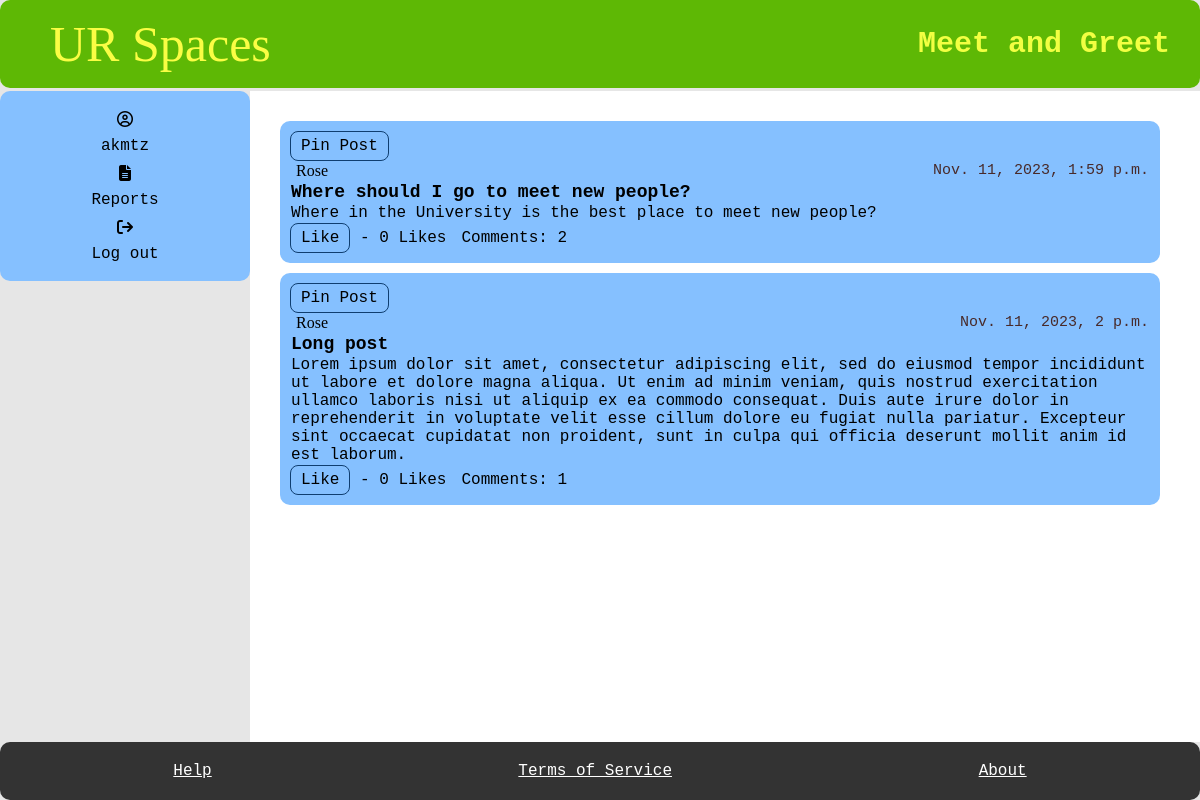
The page /subforum/meet-and-greet/ (signed in) on the database as committed earlier.
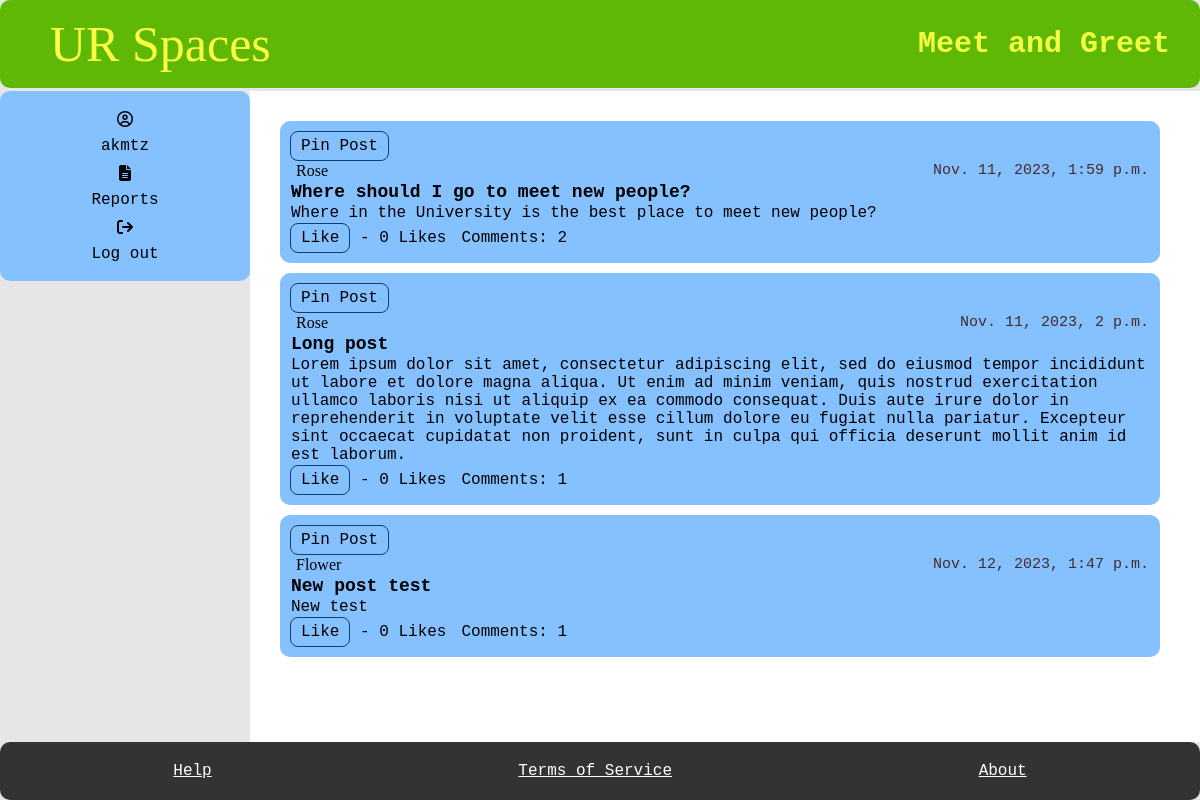
The same page on the database as committed later.
### myapp/models.py (models this page shows, shortened)
class Posts(models.Model):
    User_ID = models.ForeignKey(Student, on_delete=models.CASCADE)
    SubForum_ID = models.ForeignKey(SubForum, default= 1, on_delete=models.CASCADE)
    post_name = models.TextField(max_length=400)
    contents = models.TextField()
    count_likes = models.IntegerField(default=0, blank=True, )
    locked = models.BooleanField(default=False)
    pin = models.BooleanField(default=False)
    reported = models.BooleanField(default=False)
    post_date = models.DateTimeField(auto_now_add=True)
    slug = models.SlugField(max_length=400, unique=True, blank=True)
    likes = models.ManyToManyField(User, related_name="post_like")
    def total_likes(self):
        return self.likes.count()
    def get_url(self):
        return reverse("posts", kwargs={
            "slug":self.slug
        })
    @property
    def num_comments(self):
        return Comment.objects.filter(Post_ID = self, User_ID__banned =False).count()

class Student(models.Model):
    User_ID = models.ForeignKey(User, on_delete=models.CASCADE)
    bio = models.TextField(default="Please add bio in settings", blank=True)
    banned = models.BooleanField(default=False)
    avatar =ResizedImageField(size=[50, 80], quality=100, upload_to="authors", default=None, null=True, blank=True)
    reported = models.BooleanField(default=False)
    slug = models.SlugField(max_length=400, unique=True, blank=True)
    def get_url(self):
        return reverse("user", kwargs={
            "slug":self.slug
        })

### myapp/views.py (the view, shortened to what this page needs)
# urls.py: path("subforum/<slug>/", subforum, name="subforum"),
@login_required
def subforum(request, slug, pk=None):
    forum = get_object_or_404(SubForum, slug=slug)
    post = Posts.objects.filter(SubForum_ID = forum, User_ID__banned =False)
    pinnedPosts = Posts.objects.filter(SubForum_ID = forum, User_ID__banned =False, pin =True)
    unpinnedPosts = Posts.objects.filter(SubForum_ID = forum, User_ID__banned =False, pin =False)
    user = request.user
    currentUser = User.objects.get(username = user)
    error = False
    if post.exists():
        if pk:
            updatePost = post.get(pk = pk)
            if "pinPost" in request.POST:
                pinPost = Posts.objects.get(pk = pk)
                pinPost.User_ID = updatePost.User_ID
                pinPost.SubForum_ID = forum
                pinPost.post_name =updatePost.post_name
                pinPost.contents =updatePost.contents
                pinPost.post_date =updatePost.post_date
                pinPost.count_likes = updatePost.count_likes
                pinPost.reported = updatePost.reported
                pinPost.pin = True
                pinPost.locked = updatePost.locked
                pinPost.slug = updatePost.slug
                pinPost.save()
                pinnedPosts = Posts.objects.filter(SubForum_ID = forum, User_ID__banned =False, pin =True)
                unpinnedPosts = Posts.objects.filter(SubForum_ID = forum, User_ID__banned =False, pin =False)
            if "unpinPost" in request.POST:
                pinPost = Posts.objects.get(pk = pk)
                pinPost.User_ID = updatePost.User_ID
                pinPost.SubForum_ID = forum
                pinPost.post_name =updatePost.post_name
                pinPost.contents =updatePost.contents
                pinPost.post_date =updatePost.post_date
                pinPost.count_likes = updatePost.count_likes
                pinPost.reported = updatePost.reported
                pinPost.pin = False
                pinPost.locked = updatePost.locked
                pinPost.slug = updatePost.slug
                pinPost.save()
                pinnedPosts = Posts.objects.filter(SubForum_ID = forum, User_ID__banned =False, pin =True)
                unpinnedPosts = Posts.objects.filter(SubForum_ID = forum, User_ID__banned =False, pin =False)
    try:
        moderator = Moderator.objects.get(User_ID = currentUser)
    except:
        moderator = None
    context = {
        "forum": forum,
        "post" : post,
        "error": error,
        "moderator": moderator,
        "pinnedPosts": pinnedPosts,
        "unpinnedPosts": unpinnedPosts,
    }
    return render(request, "subforum.html", context)

### myapp/templates/subforum.html (shortened to what this page needs)
{% extends 'base.html' %}
    {% block title %}
    <h1>{{forum.sub_name}}</h1>
    {% endblock %}
    {% block content %}
    <main>
      {% for field in unpinnedPosts%}
        <section class="box" >
          {%if moderator is not None%}
          <form action="{% url 'subforum_pin' forum.slug field.pk %}" method="POST">
            <button type="submit" name="pinPost" value="pinPost" class="btn ">Pin Post</button>
          </form>
          {% endif %}
        <div class="post-item">
          {%if  field.User_ID.User_ID.username  == request.user.username%}
                <a href="{% url 'profile' %}" class="name"> {{field.User_ID.User_ID.username}}  </a>
          {%else%}
                <a href="{{field.User_ID.get_url}}" class="name"> {{field.User_ID.User_ID.username}}  </a>
          {% endif %}
            <span class="date"> {{field.post_date}} </span>
        </div>
        <div class="post-item">
          <a href="{{field.get_url}}" class="item2"> {{field.post_name}}  </a>
          </div>
        <div class="post-item">
          <span> {{field.contents}}</span>
        </div>
        <div class = "like-item">
          <form action="{% url 'post_like' field.id %}" method="POST">
            <button type="submit" name="post_id" value="{{field.id}}" class="btn btn-info">Like</button> - {{ field.total_likes }} Likes
          </form>
          <a href="{{field.get_url}}"> Comments: {{field.num_comments}} </a>
      </section>
      {% endfor %}
    </main>
    {% endblock %}

Rows that differ between the two databases and show on the page:
added Posts: User_ID.User_ID.username "Flower", post_date "Nov. 12, 2023, 1:47 p.m.", post_name "New post test", contents "New test", total_likes "0", num_comments "1"
